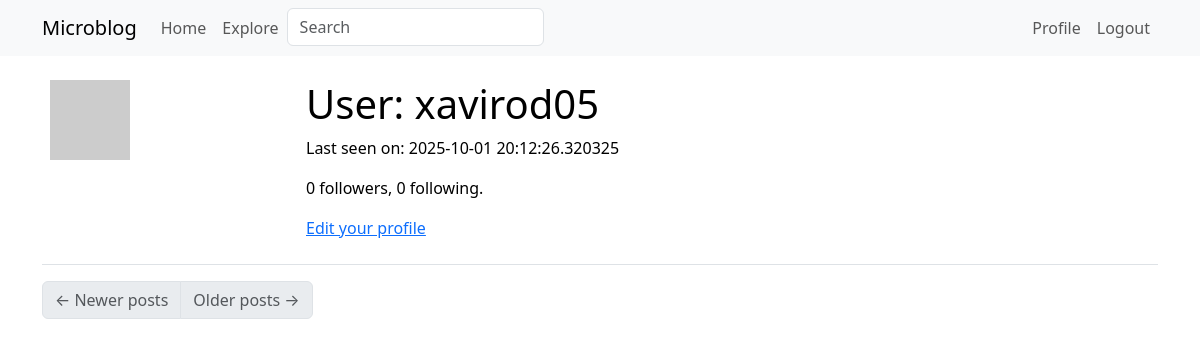
Page /user/xavirod05 (signed in) on the earlier database version.
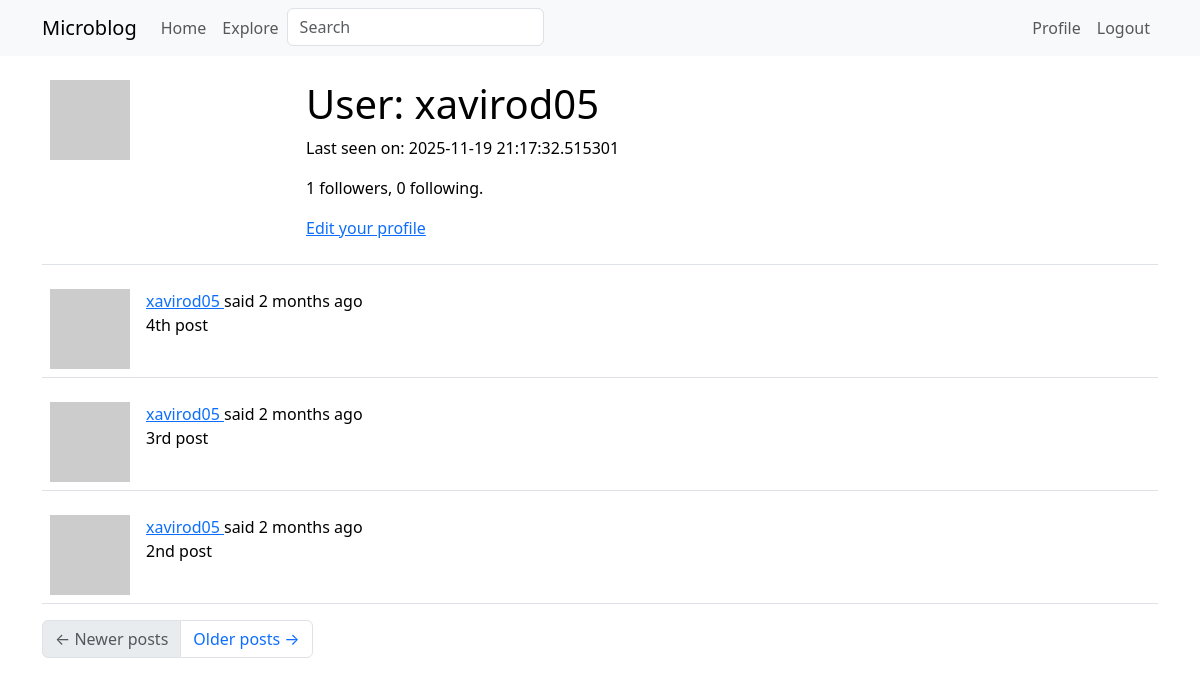
Same page on the later database version.
### app/models.py (models this page shows, shortened)
class User(UserMixin, db.Model):
    id: so.Mapped[int] = so.mapped_column(primary_key=True)
    username: so.Mapped[str] = so.mapped_column(sa.String(64), index=True,
                                                unique=True)
    email: so.Mapped[str] = so.mapped_column(sa.String(120), index=True,
                                             unique=True)
    password_hash: so.Mapped[Optional[str]] = so.mapped_column(sa.String(256))
    about_me: so.Mapped[Optional[str]] = so.mapped_column(sa.String(140))
    last_seen: so.Mapped[Optional[datetime]] = so.mapped_column(
        default=lambda: datetime.now(timezone.utc))
    posts: so.WriteOnlyMapped['Post'] = so.relationship(
        back_populates='author')
    following: so.WriteOnlyMapped['User'] = so.relationship(
        secondary=followers, primaryjoin=(followers.c.follower_id == id),
        secondaryjoin=(followers.c.followed_id == id),
        back_populates='followers')
    followers: so.WriteOnlyMapped['User'] = so.relationship(
        secondary=followers, primaryjoin=(followers.c.followed_id == id),
        secondaryjoin=(followers.c.follower_id == id),
        back_populates='following')
    def avatar(self, size):
        digest = md5(self.email.lower().encode('utf-8')).hexdigest()
        return f'https://www.gravatar.com/avatar/{digest}?d=identicon&s={size}'
    def followers_count(self):
        query = sa.select(sa.func.count()).select_from(
            self.followers.select().subquery())
        return db.session.scalar(query)
    def following_count(self):
        query = sa.select(sa.func.count()).select_from(
            self.following.select().subquery())
        return db.session.scalar(query)

class SearchableMixin(object):
    @classmethod
    def before_commit(cls, session):
        session._changes = {
            'add': list(session.new),
            'update': list(session.dirty),
            'delete': list(session.deleted)
        }
    @classmethod
    def after_commit(cls, session):
        for obj in session._changes['add']:
            if isinstance(obj, SearchableMixin):
                add_to_index(obj.__tablename__, obj)
        for obj in session._changes['update']:
            if isinstance(obj, SearchableMixin):
                add_to_index(obj.__tablename__, obj)
        for obj in session._changes['delete']:
            if isinstance(obj, SearchableMixin):
                remove_from_index(obj.__tablename__, obj)
        session._changes = None

class Post(SearchableMixin, db.Model):
    __searchable__ = ['body']
    id: so.Mapped[int] = so.mapped_column(primary_key=True)
    body: so.Mapped[str] = so.mapped_column(sa.String(140))
    timestamp: so.Mapped[datetime] = so.mapped_column(
        index=True, default=lambda: datetime.now(timezone.utc))
    user_id: so.Mapped[int] = so.mapped_column(sa.ForeignKey(User.id),
                                               index=True)
    language: so.Mapped[Optional[str]] = so.mapped_column(sa.String(5))
    author: so.Mapped[User] = so.relationship(back_populates='posts')

### app/main/routes.py (the view)
@bp.route('/user/<username>')
@login_required
def user(username):
    user = db.first_or_404(sa.select(User).where(User.username == username))
    page = request.args.get('page', 1, type=int)
    query = user.posts.select().order_by(Post.timestamp.desc())
    posts = db.paginate(query, page=page,
                        per_page=current_app.config['POSTS_PER_PAGE'],
                        error_out=False)
    next_url = url_for('main.user', username=user.username,
                       page=posts.next_num) if posts.has_next else None
    prev_url = url_for('main.user', username=user.username,
                       page=posts.prev_num) if posts.has_prev else None
    form = EmptyForm()
    return render_template('user.html', user=user, posts=posts.items,
                           next_url=next_url, prev_url=prev_url, form=form)

### app/main/forms.py
class SearchForm(FlaskForm):
    q = StringField(_l('Search'), validators=[DataRequired()])
    def __init__(self, *args, **kwargs):
        if 'formdata' not in kwargs:
            kwargs['formdata'] = request.args
        if 'meta' not in kwargs:
            kwargs['meta'] = {'csrf': False}
        super(SearchForm, self).__init__(*args, **kwargs)

class EmptyForm(FlaskForm):
    submit = SubmitField('Submit')

### app/__init__.py (called while the page is built)
def get_locale():
    return request.accept_languages.best_match(current_app.config['LANGUAGES'])

### app/main/routes.py (called while the page is built)
@bp.before_app_request
def before_request():
    if current_user.is_authenticated:
        current_user.last_seen = datetime.now(timezone.utc)
        db.session.commit()
        g.search_form = SearchForm()
    g.locale = str(get_locale())

### app/models.py (called while the page is built)
@login.user_loader
def load_user(id):
    return db.session.get(User, int(id))

### app/templates/user.html (shortened to what this page needs)
{% extends "base.html" %}
{% block content %}
    <table class="table table-hover">
        <tr>
            <td width="256px"><img src="{{ user.avatar(256) }}"></td>
            <td>
                <h1>User: {{ user.username }}</h1>
                {% if user.last_seen %}<p>Last seen on: {{ user.last_seen }}</p>{% endif %}
                <p>{{ user.followers_count() }} followers, {{ user.following_count() }} following.</p>
                {% if user == current_user %}
                <p><a href="{{ url_for('edit_profile') }}">Edit your profile</a></p>
                {% endif %}
            </td>
        </tr>
    </table>
    {% for post in posts %}
        {% include '_post.html' %}
    {% endfor %}
    <nav aria-label="Post navigation">
        <ul class="pagination">
            <li class="page-item{% if not prev_url %} disabled{% endif %}">
                <a class="page-link" href="{{ prev_url }}">
                    <span aria-hidden="true">&larr;</span> Newer posts
                </a>
            </li>
            <li class="page-item{% if not next_url %} disabled{% endif %}">
                <a class="page-link" href="{{ next_url }}">
                    Older posts <span aria-hidden="true">&rarr;</span>
                </a>
            </li>
        </ul>
    </nav>
{% endblock %}

### app/templates/base.html (shortened to what this page needs)
<!doctype html>
<html lang="en">
  <head>
    <link
        href="https://cdn.jsdelivr.net/npm/bootstrap@5.3.2/dist/css/bootstrap.min.css"
        rel="stylesheet"
>
  </head>
  <body>
    <nav class="navbar navbar-expand-lg bg-body-tertiary">
      <div class="container">
        <a class="navbar-brand" href="{{ url_for('main.index') }}">Microblog</a>
        <div class="collapse navbar-collapse" id="navbarSupportedContent">
          <ul class="navbar-nav me-auto mb-2 mb-lg-0">
            <li class="nav-item">
              <a class="nav-link" aria-current="page" href="{{ url_for('main.index') }}">{{ _('Home') }}</a>
            </li>
            <li class="nav-item">
              <a class="nav-link" aria-current="page" href="{{ url_for('main.explore') }}">{{ _('Explore') }}</a>
            </li>
            {% if g.search_form %}
            <form class="navbar-form navbar-left" method="get" action="{{ url_for('main.search') }}">
                <div class="form-group">
                    {{ g.search_form.q(size=20, class='form-control', placeholder=g.search_form.q.label.text) }}
                </div>
            </form>
            {% endif %}
          </ul>
          <ul class="navbar-nav mb-2 mb-lg-0">
            {% if current_user.is_anonymous %}
            <li class="nav-item">
              <a class="nav-link" aria-current="page" href="{{ url_for('auth.login') }}">{{ _('Login') }}</a>
            </li>
            {% else %}
            <li class="nav-item">
              <a class="nav-link" aria-current="page" href="{{ url_for('main.user', username=current_user.username) }}">{{ _('Profile') }}</a>
            </li>
            <li class="nav-item">
              <a class="nav-link" aria-current="page" href="{{ url_for('auth.logout') }}">{{ _('Logout') }}</a>
            </li>
            {% endif %}
          </ul>
        </div>
      </div>
    </nav>
    <div class="container mt-3">
      {% block content %}{% endblock %}
    </div>
  </body>
</html>

### app/templates/_post.html (shortened to what this page needs)
    <table class="table table-hover">
        <tr>
            <td width="70px">
                <a href="{{ url_for('main.user', username=post.author.username) }}">
                    <img src="{{ post.author.avatar(70) }}" />
                </a>
            </td>
            <td>
                {{ _('%(username)s said %(when)s',
                    username=user_link, when=moment(post.timestamp).fromNow()) }}
                <br>
                <span id="post{{ post.id }}">{{ post.body }}</span>
            </td>
        </tr>
    </table>

Differences in the rows shown:
changed User "xavirod05": last_seen "2025-10-01 20:12:26.320325" → "2025-11-19 21:17:32.515301"
added Post: body "4th post"
added Post: body "3rd post"
added Post: body "2nd post"
Other differences:
{{ user.followers_count() }}: "0" → "1"
